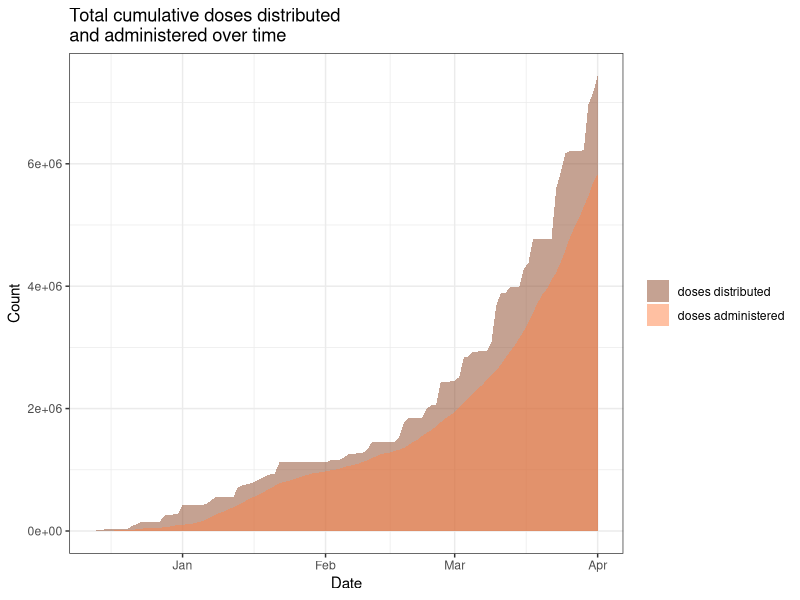
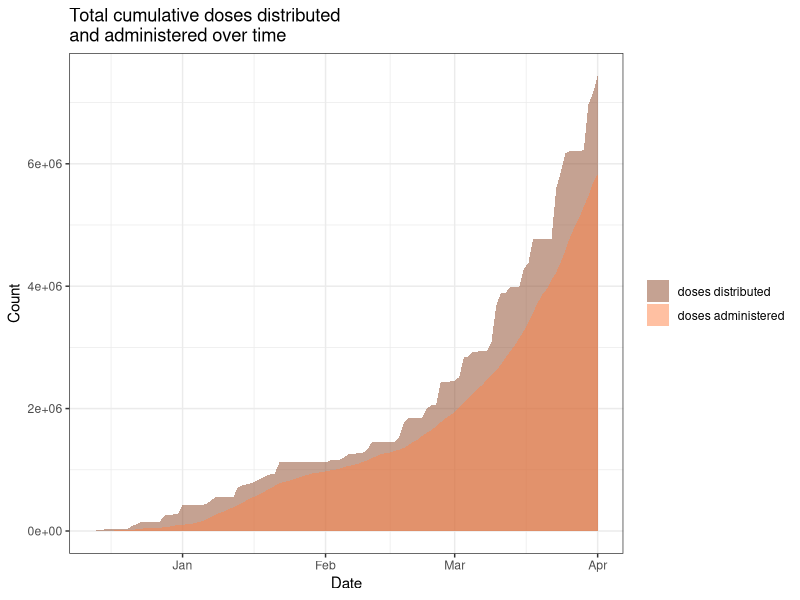
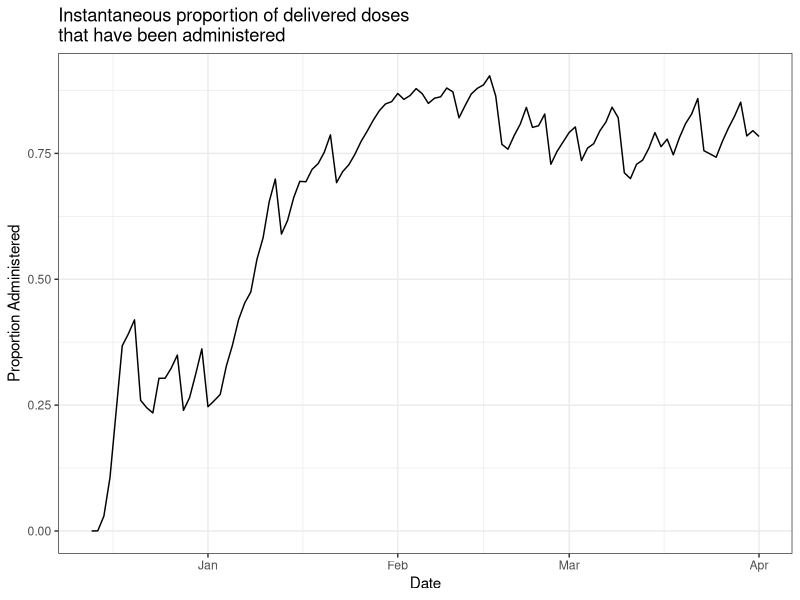
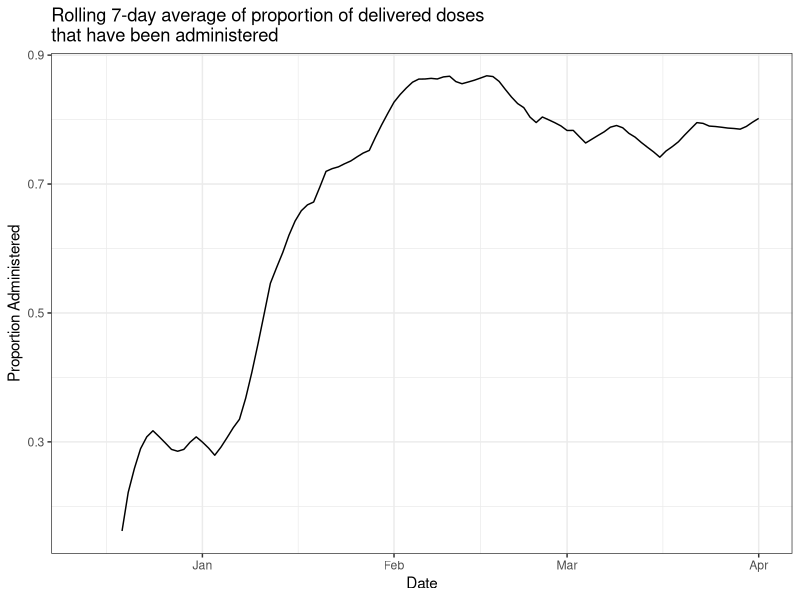
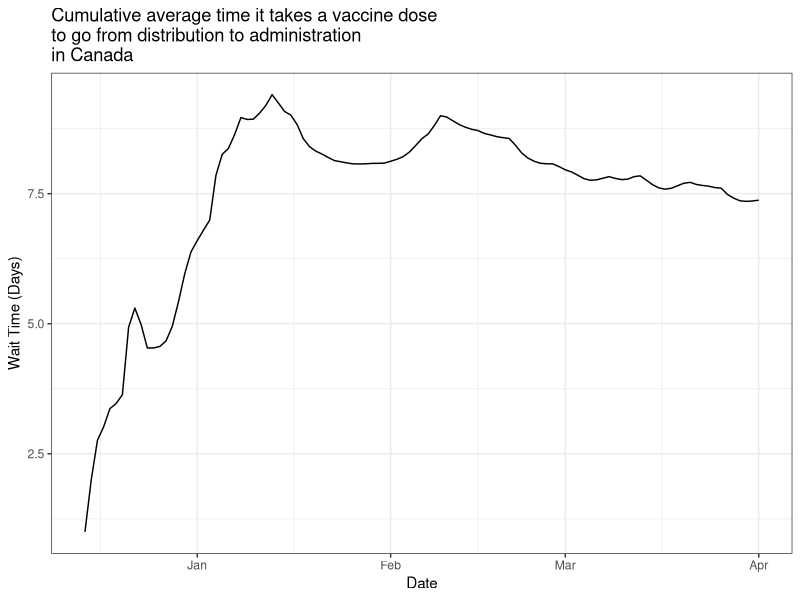

These charts were generated, in order, by the following R code:
## ---- chunk 1
knitr::opts_chunk$set(message = FALSE)
setwd('~/MyProjects/COVID19/VaxTrack/')
library(tidyverse)
theme_set(theme_bw())
library(lubridate)
dat_can = read.csv('covid19track_all.csv', na.strings = 'null')
# head(dat_can)
# summary(dat_can)
dat_can$data__date = ymd(dat_can$data__date)
# summary(dat_can)

dat_vax = (dat_can
		   %>% filter(!is.na(data__total_vaccines_distributed))
		   %>% select(data__date,data__change_vaccinations,
		   		   data__change_vaccines_distributed,data__total_vaccinations,
		   		   data__total_vaccines_distributed))
# dim(dat_vax)
# head(dat_vax)
## ---- chunk 2
# This is the least graceful way I could have done this, but it works.
avg_wait = function(dat_vax){
	pos = 1
	dist = 0
	vaxxed = 0
	i = 0
	counted = 0
	avg_df = data.frame(Time = NA, Doses = NA, .vaxxed = NA,
						.counted = NA, .leftover = NA,
						.dist = NA, .pos = NA)
	for (i in 1:nrow(dat_vax)){
		leftover = dist - vaxxed
		dist = dat_vax[pos,'data__total_vaccines_distributed']
		vaxxed = dat_vax[i,'data__total_vaccinations']
		new_vaxxed = dat_vax[i,'data__change_vaccinations']
		if (vaxxed <= dist){
			timediff = dat_vax[i, 'data__date'] - dat_vax[pos, 'data__date']
			avg_df = rbind(avg_df, data.frame(Time = timediff, 
											  Doses = new_vaxxed,
											  .vaxxed = vaxxed, 
											  .counted = counted,
											  .leftover = leftover,
											  .dist = dist, .pos = pos))
			counted = counted + new_vaxxed
		} else {
			timediff = dat_vax[i, 'data__date'] - dat_vax[pos, 'data__date']
			avg_df = rbind(avg_df, data.frame(Time = timediff, Doses = leftover,
											  .vaxxed = vaxxed, 
											  .counted = counted,
											  .leftover = leftover,
											  .dist = dist, .pos = pos))
			counted = counted + leftover
			new_vaxxed = new_vaxxed - leftover
			pos = pos + 1
			dist = dat_vax[pos, 'data__total_vaccines_distributed']
			while (dist < vaxxed){
				avail = dist - counted
				timediff = dat_vax[i, 'data__date'] - dat_vax[pos, 'data__date']
				avg_df = rbind(avg_df, data.frame(Time = timediff,
												  Doses = avail,
											  .vaxxed = vaxxed, 
											  .counted = counted,
											  .leftover = leftover,
											  .dist = dist, .pos = pos))
				counted = counted + avail
				new_vaxxed = new_vaxxed - avail
				pos = pos + 1
				dist = dat_vax[pos, 'data__total_vaccines_distributed']
				if (pos > i){
					stop('pos > i')
				}
			}
			timediff = dat_vax[i, 'data__date'] - dat_vax[pos, 'data__date']
			avg_df = rbind(avg_df, data.frame(Time = timediff, Doses = new_vaxxed,
											  .vaxxed = vaxxed, 
											  .counted = counted,
											  .leftover = leftover,
											  .dist = dist, .pos = pos))
			counted = counted + new_vaxxed
		}
	}
	avg_df = na.omit(avg_df)
	return(avg_df)
}

roll_avg = function(x, n){
	if (length(x) <= n){
		stop('vector needs to be longer than window')
	}
	v_avg = rep(NA, n-1)
	for (i in n:length(x)){
		avg = mean(x[(i-n+1):i], na.rm = TRUE)
		v_avg = c(v_avg, avg)
	}
	return(v_avg)
}

get_wait = function(df){
	wait = sum(df$Time*df$Doses)/sum(df$Doses)
}
## ---- chunk 3
dist_tot = dat_vax[nrow(dat_vax),'data__total_vaccines_distributed']
admn_tot = dat_vax[nrow(dat_vax),'data__total_vaccinations']
msg = paste('So far Canada has distributed ', 
			format(dist_tot, nsmall = 1, big.mark = ','), 
			' vaccine doses, and ',
			format(admn_tot, nsmall = 1, big.mark = ','), 
			' of those have been administered.', sep = '')
msg1 = paste('This is a cumulative administration rate of ', 
			100*round(admn_tot/dist_tot, 4), '%', sep = '')
## ---- chunk 4
msg
msg1
## ---- chunk 5
# head(dat_vax)
dat_tot_long = (dat_vax
				%>% select(-data__change_vaccinations, 
						   -data__change_vaccines_distributed)
				%>% gather(Variable, Count, -data__date)
				%>% mutate(Variable = factor(Variable, 
											 levels = c('data__total_vaccines_distributed',
											 		   'data__total_vaccinations'))))
# head(dat_tot_long)
abs_adm = ggplot(dat_tot_long, aes(data__date, Count, fill = Variable)) +
	geom_area(alpha = 0.5, position = 'identity') +
	scale_fill_manual(values = c('sienna4', 'sienna1'), 
					  labels = c('doses distributed','doses administered'),
					  name = NULL) +
	xlab('Date') +
	ggtitle('Total cumulative doses distributed\nand administered over time')
abs_adm
dat_vax = (dat_vax
		   %>% mutate(prop_dist = 
		   		   	data__total_vaccinations/data__total_vaccines_distributed,
		   		   prop_7 = roll_avg(prop_dist, 7)))
prop_adm = ggplot(dat_vax, aes(data__date, prop_dist)) +
	geom_line() +
	xlab('Date') +
	ylab('Proportion Administered') +
	ggtitle('Instantaneous proportion of delivered doses\nthat have been administered')

prop_adm_7 = ggplot(dat_vax, aes(data__date, prop_7)) +
	geom_line() +
	xlab('Date') +
	ylab('Proportion Administered') +
	ggtitle('Rolling 7-day average of proportion of delivered doses\nthat have been administered')
## ---- chunk 6
abs_adm
## ---- chunk 7
prop_adm
prop_adm_7
## ---- chunk 8
wt_df = avg_wait(dat_vax)
wait = get_wait(wt_df)
msg = paste('Vaccine doses have waited an average of', round(wait,1), 'days between being distributed and being administered.')
## ---- chunk 9
msg
## ---- chunk 10
wait_df = data.frame(Wait = NA)

for(i in 2:nrow(dat_vax)){
	wait_df = rbind(wait_df, 
					data.frame(Wait = get_wait(avg_wait(dat_vax[1:i,]))))
}
wait_df = na.omit(wait_df)
# head(wait_df)
wait_df$Date = dat_vax[-1,'data__date']

wait_plt = ggplot(wait_df, aes(Date, Wait)) +
	geom_line() +
	ylab('Wait Time (Days)') +
	ggtitle('Cumulative average time it takes a vaccine dose\nto go from distribution to administration\nin Canada')
## ---- chunk 11
wait_plt
## ---- chunk 12
n = nrow(wt_df)
dist = wt_df[n,'.dist']
vaxxed = wt_df[n,'.vaxxed']
leftover = dist - vaxxed
pos = wt_df[n,'.pos']
timediff = today() - dat_vax[pos, 'data__date']

avg_wt = data.frame(Time = timediff, Doses = leftover)
# avg_wt

for (i in (pos+1):nrow(dat_vax)){
	i = i + 1
	i
	dat_vax[i,]
	timediff = today() - dat_vax[i, 'data__date']
	timediff
	avg_wt = rbind(avg_wt,
				   data.frame(Time = timediff,
				   		   Doses = dat_vax[i, 'data__change_vaccines_distributed']))
	avg_wt
}

avg_wt = na.omit(avg_wt)

new_wt = sum(avg_wt$Time * avg_wt$Doses)/sum(avg_wt$Doses)

msg = paste('Current unadministerd doses have been waiting an average of',
			round(new_wt,1), 'days.')
## ---- chunk 13
msg
